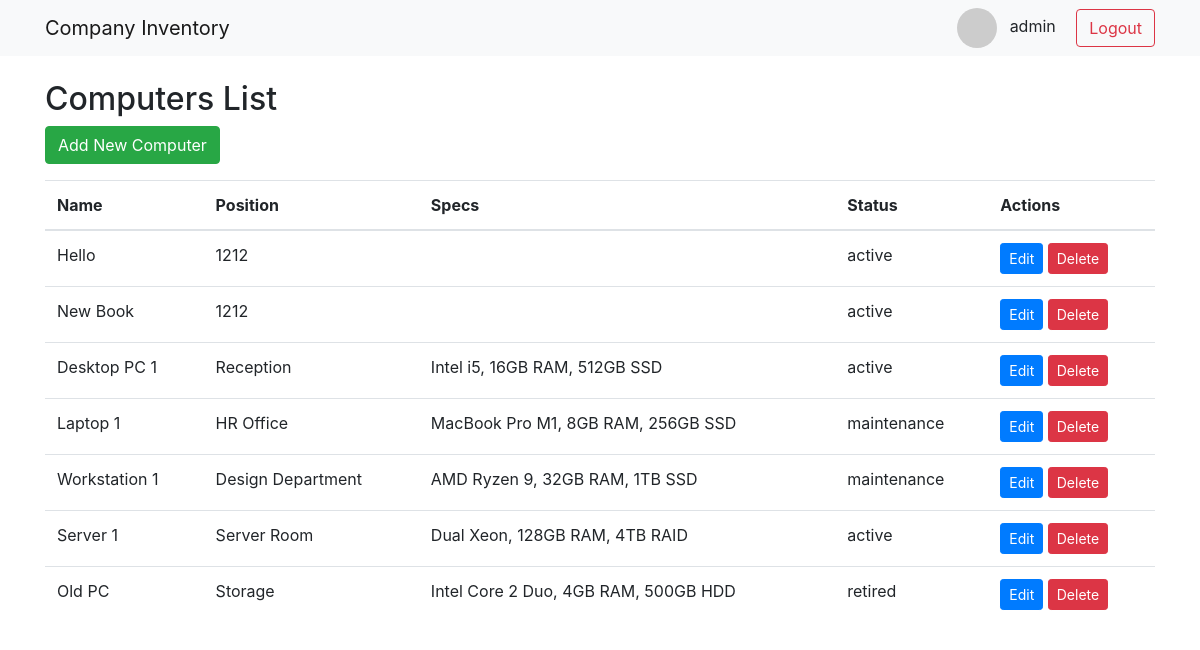
The app's page /main.php (signed in) with its own data.
### tables this page shows
CREATE TABLE computers (
    id INTEGER PRIMARY KEY AUTOINCREMENT,
    name TEXT NOT NULL,
    position TEXT NOT NULL,
    specs TEXT,
    status TEXT CHECK(status IN ('active', 'maintenance', 'retired')) DEFAULT 'active',
    created_at TIMESTAMP DEFAULT CURRENT_TIMESTAMP
);

### main.php (the view, shortened to what this page needs)
<?php
require_once 'config/db.php';
$stmt = $pdo->query("SELECT * FROM computers ORDER BY datetime(created_at) DESC");
$computers = $stmt->fetchAll();
?>
<!DOCTYPE html>
<html>
<head>
    <link rel="stylesheet" href="https://stackpath.bootstrapcdn.com/bootstrap/4.5.2/css/bootstrap.min.css">
</head>
<body>
    <nav class="navbar navbar-expand-lg navbar-light bg-light">
        <div class="container">
            <span class="navbar-brand">Company Inventory</span>
            <div class="ml-auto">
                <img src="<?php echo htmlspecialchars($_SESSION['photo_url']); ?>"
                     class="rounded-circle"
                     style="width: 40px; height: 40px; object-fit: cover;">
                <span class="ml-2"><?php echo htmlspecialchars($_SESSION['username']); ?></span>
                <a href="logout.php" class="btn btn-outline-danger ml-3">Logout</a>
            </div>
        </div>
    </nav>
    <div class="container mt-4">
        <h2>Computers List</h2>
        <a href="add_computer.php" class="btn btn-success mb-3">Add New Computer</a>
        <table class="table">
            <thead>
                <tr>
                    <th>Name</th>
                    <th>Position</th>
                    <th>Specs</th>
                    <th>Status</th>
                    <th>Actions</th>
                </tr>
            </thead>
            <tbody>
                <?php foreach ($computers as $computer): ?>
                <tr>
                    <td><?php echo htmlspecialchars($computer['name']); ?></td>
                    <td><?php echo htmlspecialchars($computer['position']); ?></td>
                    <td><?php echo htmlspecialchars($computer['specs']); ?></td>
                    <td><?php echo htmlspecialchars($computer['status']); ?></td>
                    <td>
                        <a href="edit_computer.php?id=<?php echo $computer['id']; ?>"
                           class="btn btn-sm btn-primary">Edit</a>
                        <a href="delete_computer.php?id=<?php echo $computer['id']; ?>"
                           class="btn btn-sm btn-danger"
                           onclick="return confirm('Are you sure?')">Delete</a>
                    </td>
                </tr>
                <?php endforeach; ?>
            </tbody>
        </table>
    </div>
</body>
</html>

### records on screen
computers: name "Hello", position "1212", status "active"
computers: name "New Book", position "1212", status "active"
computers: name "Desktop PC 1", position "Reception", specs "Intel i5, 16GB RAM, 512GB SSD", status "active"
computers: name "Laptop 1", position "HR Office", specs "MacBook Pro M1, 8GB RAM, 256GB SSD", status "maintenance"
computers: name "Workstation 1", position "Design Department", specs "AMD Ryzen 9, 32GB RAM, 1TB SSD", status "maintenance"
computers: name "Server 1", position "Server Room", specs "Dual Xeon, 128GB RAM, 4TB RAID", status "active"
computers: name "Old PC", position "Storage", specs "Intel Core 2 Duo, 4GB RAM, 500GB HDD", status "retired"

### other values on screen
$_SESSION['username'] "admin"
